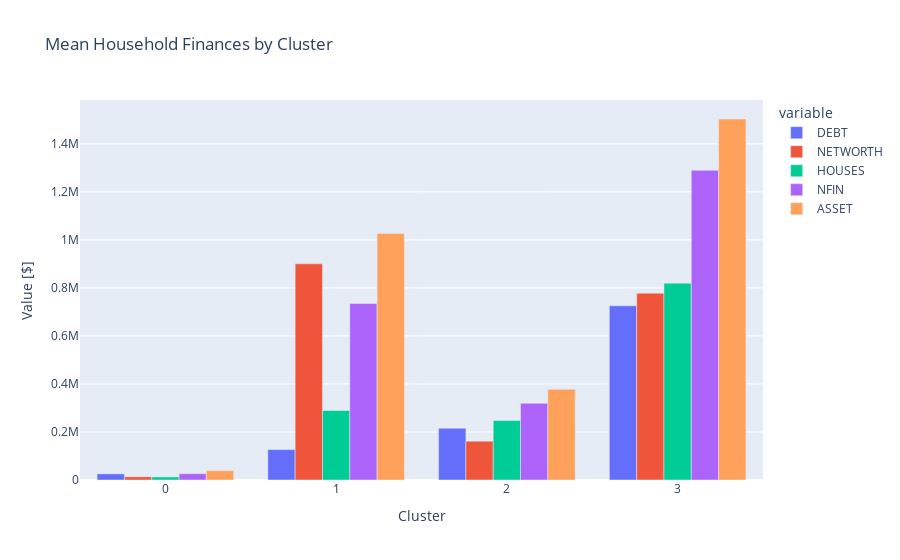

Here is the notebook cell this chart was saved with:
### Markdown cell above
Let's use plotly express to create a side-by-side bar chart from xgb that shows the mean of the features in X for each of the clusters in  final_model

### Code cell
# Create side-by-side bar chart of `xgb`
fig = px.bar(
    xgb,
    barmode="group",
    title="Mean Household Finances by Cluster"
)
fig.update_layout(xaxis_title="Cluster", yaxis_title="Value [$]")
fig.show()
plt.savefig("images6.png", dpi=150)

### Figure 1 — Plotly figure (JSON) as saved in the notebook; plotly's stock layout.template omitted (floating-point values rounded to 4 significant figures)
{"data": [{"alignmentgroup": "True", "hovertemplate": "variable=DEBT<br>index=%{x}<br>value=%{y}<extra></extra>", "legendgroup": "DEBT", "marker": {"color": "#636efa", "pattern": {"shape": ""}}, "name": "DEBT", "offsetgroup": "DEBT", "orientation": "v", "showlegend": true, "textposition": "auto", "type": "bar", "x": [0, 1, 2, 3], "xaxis": "x", "y": [25480.0, 126800.0, 215700.0, 725200.0], "yaxis": "y"}, {"alignmentgroup": "True", "hovertemplate": "variable=NETWORTH<br>index=%{x}<br>value=%{y}<extra></extra>", "legendgroup": "NETWORTH", "marker": {"color": "#EF553B", "pattern": {"shape": ""}}, "name": "NETWORTH", "offsetgroup": "NETWORTH", "orientation": "v", "showlegend": true, "textposition": "auto", "type": "bar", "x": [0, 1, 2, 3], "xaxis": "x", "y": [13340.0, 900300.0, 161900.0, 778300.0], "yaxis": "y"}, {"alignmentgroup": "True", "hovertemplate": "variable=HOUSES<br>index=%{x}<br>value=%{y}<extra></extra>", "legendgroup": "HOUSES", "marker": {"color": "#00cc96", "pattern": {"shape": ""}}, "name": "HOUSES", "offsetgroup": "HOUSES", "orientation": "v", "showlegend": true, "textposition": "auto", "type": "bar", "x": [0, 1, 2, 3], "xaxis": "x", "y": [12660.0, 289648, 248200.0, 819800.0], "yaxis": "y"}, {"alignmentgroup": "True", "hovertemplate": "variable=NFIN<br>index=%{x}<br>value=%{y}<extra></extra>", "legendgroup": "NFIN", "marker": {"color": "#ab63fa", "pattern": {"shape": ""}}, "name": "NFIN", "offsetgroup": "NFIN", "orientation": "v", "showlegend": true, "textposition": "auto", "type": "bar", "x": [0, 1, 2, 3], "xaxis": "x", "y": [26040.0, 735000.0, 319500.0, 1290000.0], "yaxis": "y"}, {"alignmentgroup": "True", "hovertemplate": "variable=ASSET<br>index=%{x}<br>value=%{y}<extra></extra>", "legendgroup": "ASSET", "marker": {"color": "#FFA15A", "pattern": {"shape": ""}}, "name": "ASSET", "offsetgroup": "ASSET", "orientation": "v", "showlegend": true, "textposition": "auto", "type": "bar", "x": [0, 1, 2, 3], "xaxis": "x", "y": [38810.0, 1027000.0, 377500.0, 1503000.0], "yaxis": "y"}], "layout": {"barmode": "group", "legend": {"title": {"text": "variable"}, "tracegroupgap": 0}, "title": {"text": "Mean Household Finances by Cluster"}, "xaxis": {"anchor": "y", "domain": [0, 1], "title": {"text": "Cluster"}}, "yaxis": {"anchor": "x", "domain": [0, 1], "title": {"text": "Value [$]"}}}}
